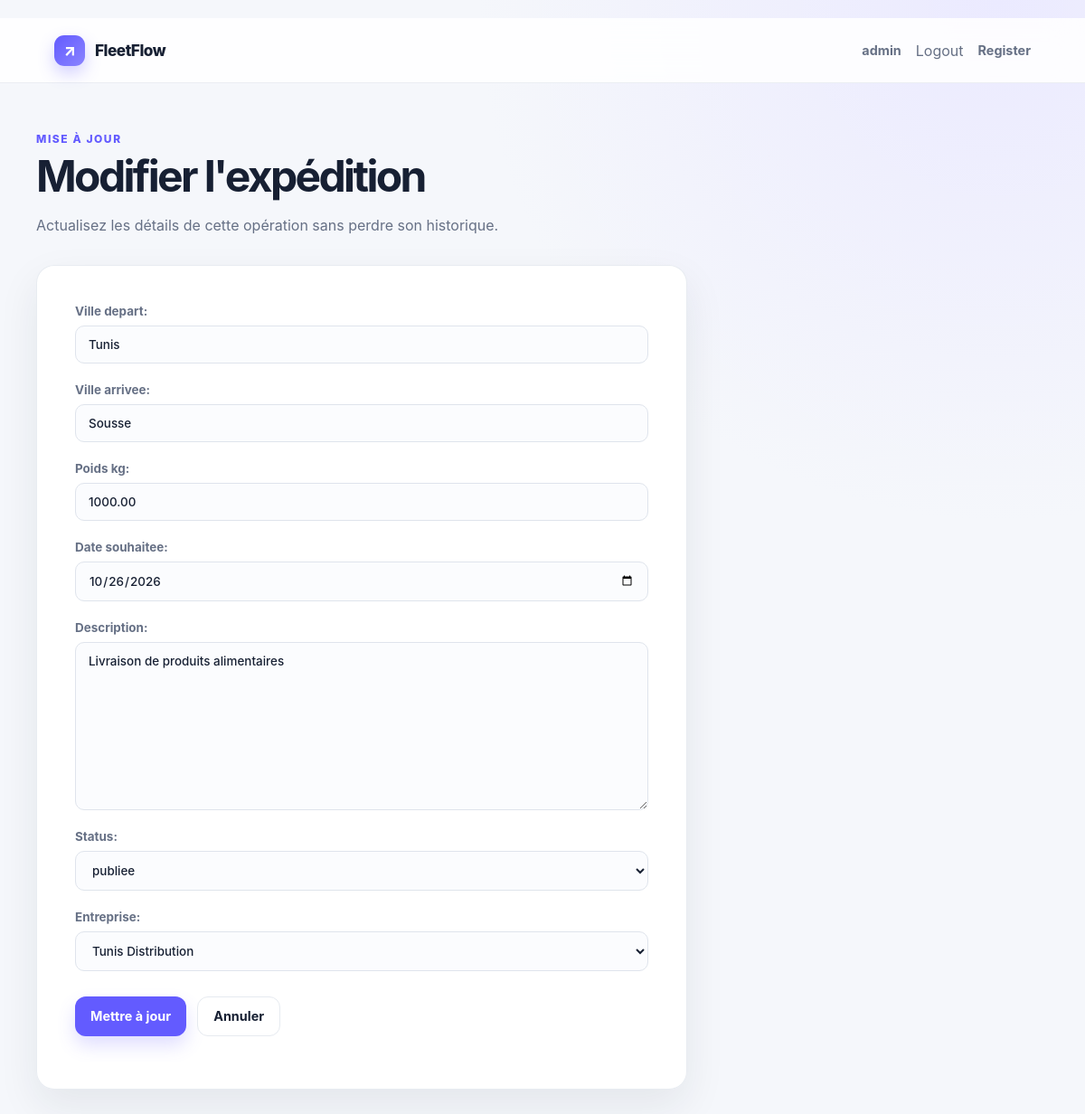
Before: /expedition/update/1/ (signed in) with the older database file.
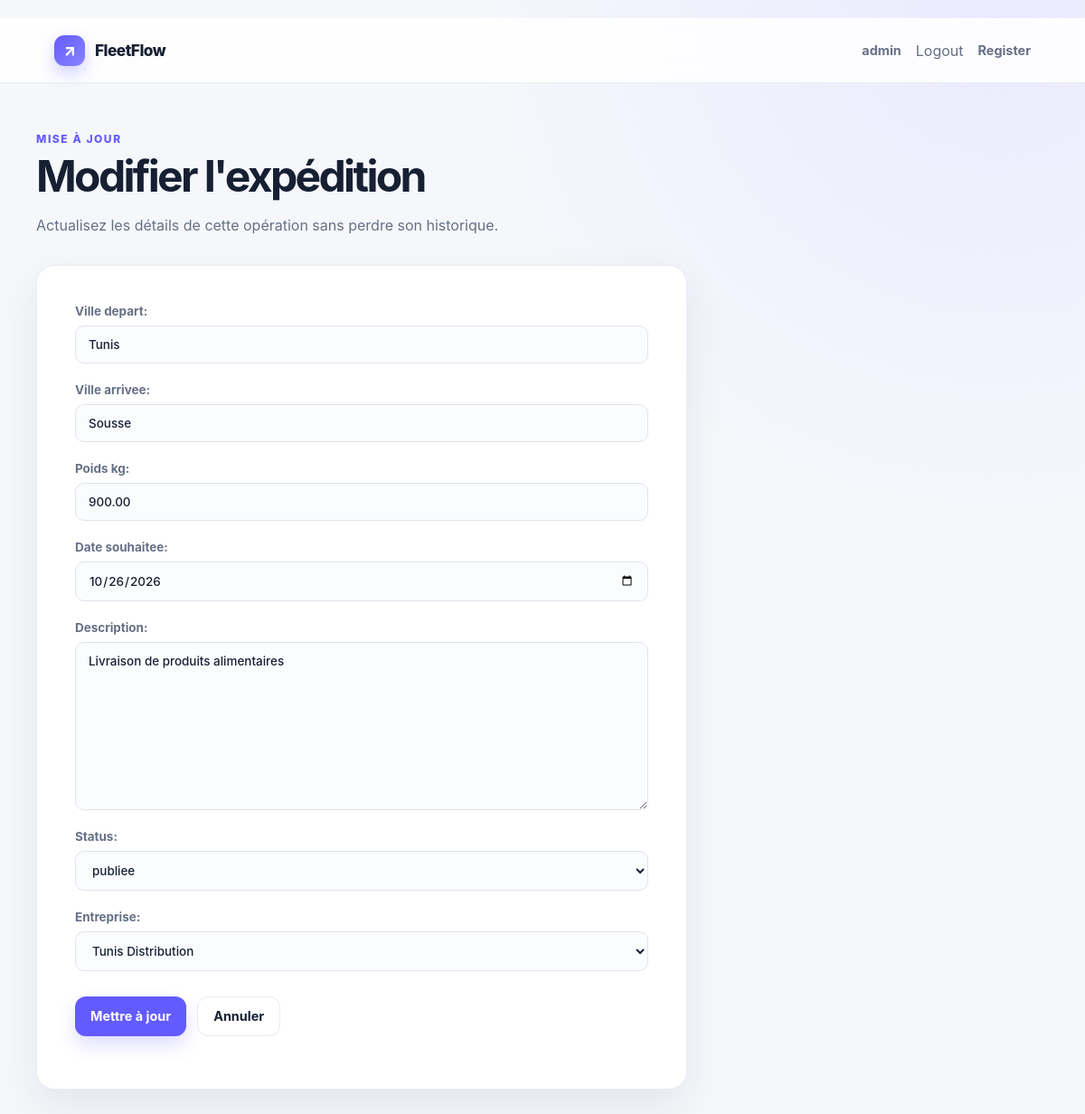
After: the same page with the newer database file.
### ExpeditionApp/models.py (models this page shows, shortened)
class Expedition(models.Model):
    references= models.CharField(max_length=12,unique=True,editable=False,validators=[
        RegexValidator(regex=r'^EXP-\d{2}-\d{5}$',message="Le format doit être EXP-AA-NNNNN.")])
    ville_depart= models.CharField(max_length=100)
    ville_arrivee= models.CharField(max_length=100)
    poids_kg= models.DecimalField(max_digits=10, decimal_places=2,validators=[MinValueValidator(0.01,"Le poids doit être supérieur à 0")])
    date_souhaitee= models.DateField()
    description= models.TextField()
    status=models.CharField(max_length=20,choices=[
        ('p','publiee'),
        ('a','attribuee'),
        ('ec','en_cours'),
        ('l','livree'),
        ('ann','annulee')
    ], default='p')
    created_at = models.DateTimeField(auto_now_add=True)
    updated_at = models.DateTimeField(auto_now=True)
    entreprise = models.ForeignKey('EntrepriseApp.Entreprise', on_delete=models.CASCADE, related_name='expeditions')

### ExpeditionApp/views.py (the view)
# urls.py: path('update/<int:pk>/', UpdateExpeditionView.as_view(), name='update_expedition')
class UpdateExpeditionView(LoginRequiredMixin,UpdateView):
    model = Expedition
    template_name = 'expedition/update.html'
    form_class = ExpeditionForm
    success_url = reverse_lazy('Expedition:list_class')

### ExpeditionApp/forms.py
class ExpeditionForm(forms.ModelForm):
    class Meta:
        model = Expedition
        fields ="__all__"
        exclude = ['references','id','created_at', 'updated_at']
        widgets = {
            'ville_depart': forms.TextInput(attrs={'placeholder': 'Exemple : Tunis'}),
            'ville_arrivee': forms.TextInput(attrs={'placeholder': 'Exemple : Sfax'}),
            'poids_kg': forms.NumberInput(attrs={'placeholder': 'Exemple : 1250.50', 'min': '0.01', 'step': '0.01'}),
            'date_souhaitee': forms.DateInput(attrs={'type': 'date'}),
            'description': forms.Textarea(attrs={'placeholder': 'Exemple : 12 palettes de pièces automobiles, livraison avant 17h.'}),
        }

### EntrepriseApp/models.py (called while the page is built)
    def __str__(self):
        return self.raison_sociale

### Templates/expedition/update.html
﻿{% extends "base.html" %}{% block title %}Modifier l'expédition{% endblock %}{% block content %}
<p class="eyebrow">Mise à jour</p>
<h1>Modifier l'expédition</h1>
<p class="subtle">
  Actualisez les détails de cette opération sans perdre son historique.
</p>
<section class="card form-card" style="margin-top: 30px">
  <form method="post">
    {% csrf_token %}{{ form.as_p }}
    <div class="form-actions">
      <button class="button" type="submit">Mettre à jour</button
      ><a class="button secondary" href="{% url 'Expedition:list_class' %}"
        >Annuler</a
      >
    </div>
  </form>
</section>
{% endblock %}

Changed rows visible on the page:
changed Expedition "Tunis": poids_kg "1000.00" → "900.00"
